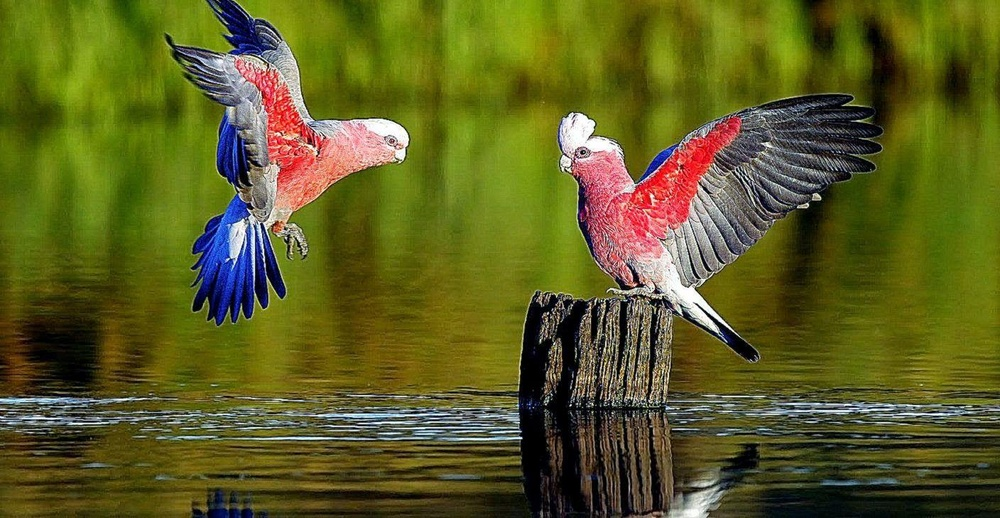
#> input picture img5.jpg, 1000 x 518 px, shrunk from 1408 x 729 before the run
$ python 10_laplacian_filter.py
#> lines starting #> are read from the running program, lines starting #| are printed output that depends on the picture
# 10. Laplacian Filter.ipynb


import cv2
import numpy as np
from matplotlib import pyplot as plt


# -----------------------------------------
# ✅ Utility Function (IMPORTANT)
# -----------------------------------------
def load_img(path, gray=False):
#> called with path = 'img5.jpg', gray = False
    img = cv2.imread(path, 0 if gray else 1)
#> img is the input picture: shape (518, 1000, 3); mean B, G, R 34.3, 94, 93.2
    if img is None:
        raise Exception(f"❌ Image not found: {path}")
    if not gray:
        img = cv2.cvtColor(img, cv2.COLOR_BGR2RGB)
    return img


# -----------------------------------------
# Kernels
# -----------------------------------------
kernel_1 = np.array([[0, 1, 0],
                     [1, -4, 1],
                     [0, 1, 0]])

kernel_2 = np.array([[0, -1, 0],
                     [-1, 4, -1],
                     [0, -1, 0]])

kernel_3 = np.array([[0, 1, 0],
                     [1, -8, 1],
                     [0, 1, 0]])

kernel_4 = np.array([[0, -1, 0],
                     [-1, 8, -1],
                     [0, -1, 0]])

sharpen_kernel = np.array([[0, -1, 0],
                           [-1, 5, -1],
                           [0, -1, 0]])


# -----------------------------------------
# Example 1
# -----------------------------------------
img = load_img('img5.jpg')

laplacian_1 = cv2.filter2D(img, -1, kernel_1)
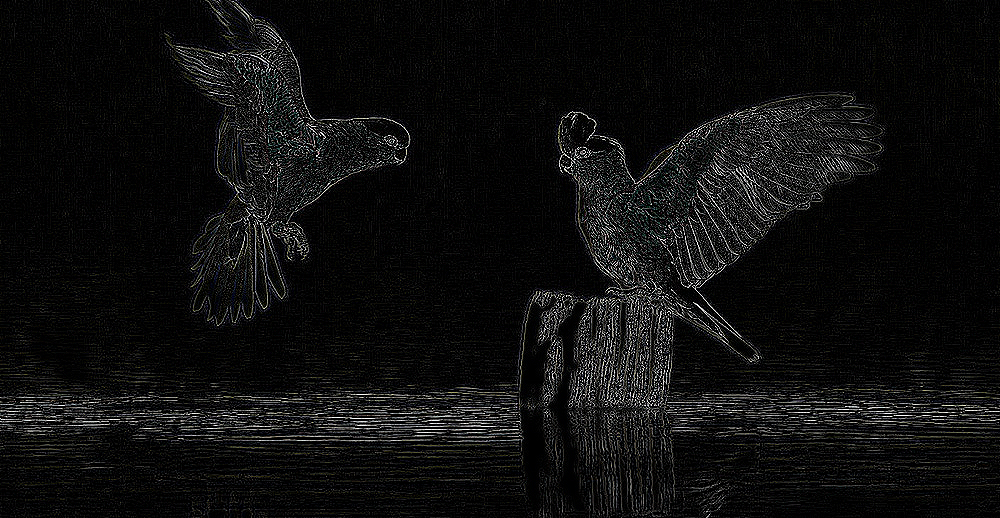
#> laplacian_1: shape (518, 1000, 3); mean R, G, B 14.7, 14.8, 14.6
laplacian_2 = cv2.filter2D(img, -1, kernel_2)
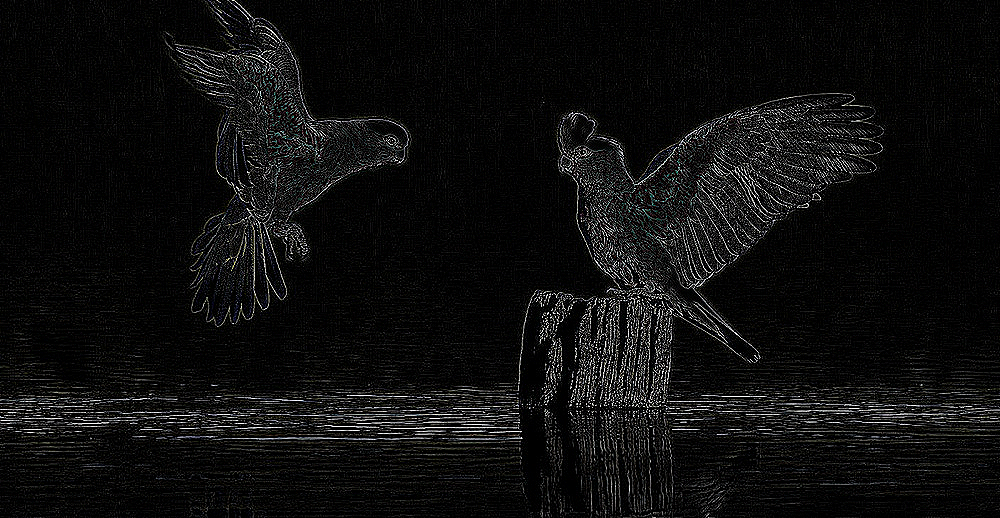
#> laplacian_2: shape (518, 1000, 3); mean R, G, B 14.6, 14.7, 14.5
laplacian_3 = cv2.filter2D(img, -1, kernel_3)
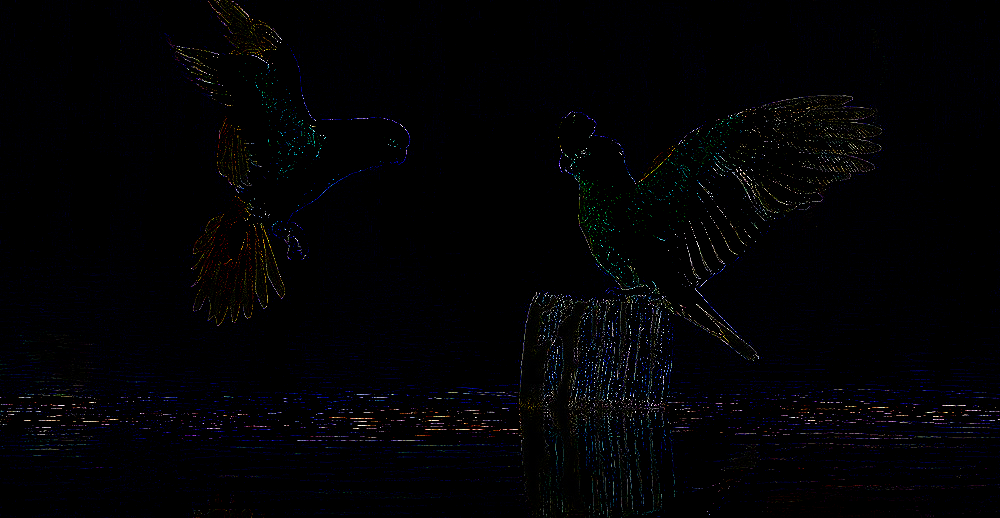
#> laplacian_3: shape (518, 1000, 3); mean R, G, B 2, 2, 3.8
laplacian_4 = cv2.filter2D(img, -1, kernel_4)
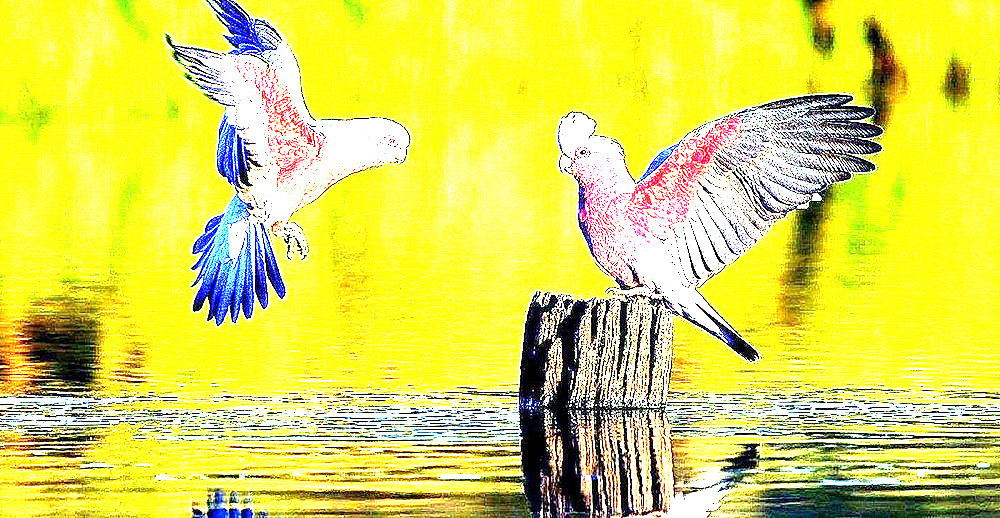
#> laplacian_4: shape (518, 1000, 3); mean R, G, B 222.1, 220.3, 87.2
laplacian_5 = cv2.filter2D(img, -1, sharpen_kernel)
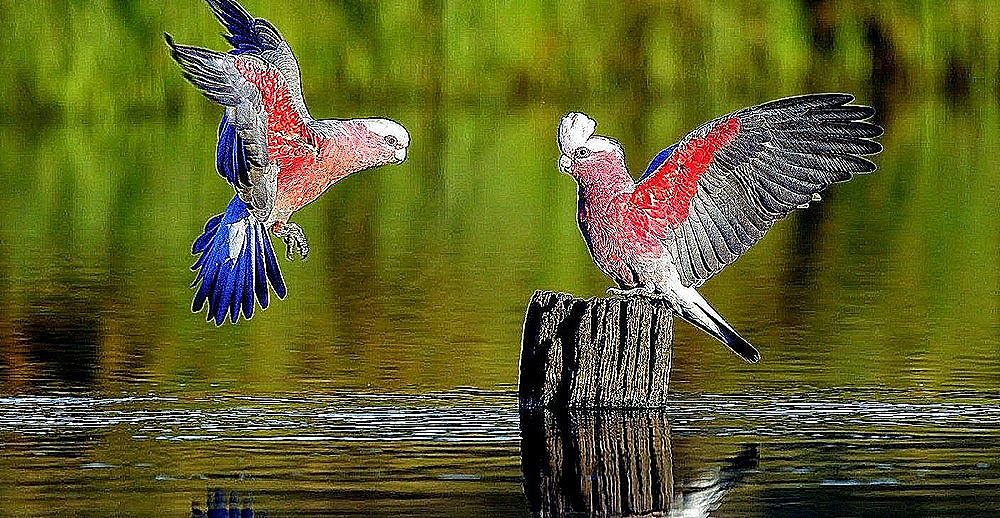
#> laplacian_5: shape (518, 1000, 3); mean R, G, B 94.1, 96, 38.8

plt.figure(figsize=(12,8))

plt.subplot(2,3,1)
plt.imshow(img)
plt.title("Original")

plt.subplot(2,3,2)
plt.imshow(laplacian_1)
plt.title("Kernel 1")

plt.subplot(2,3,3)
plt.imshow(laplacian_2)
plt.title("Kernel 2")

plt.subplot(2,3,4)
plt.imshow(laplacian_3)
plt.title("Kernel 3")

plt.subplot(2,3,5)
plt.imshow(laplacian_4)
plt.title("Kernel 4")

plt.subplot(2,3,6)
plt.imshow(laplacian_5)
plt.title("Sharpen")

plt.tight_layout()
plt.show()


# -----------------------------------------
# ✅ Example 2
# -----------------------------------------
# If image not available, it will throw clear error
img2 = load_img(r'C:\Users\LENOVO\Downloads\image processing\img5.jpg')

laplacian_1 = cv2.filter2D(img2, -1, kernel_1)
laplacian_2 = cv2.filter2D(img2, -1, kernel_2)
laplacian_3 = cv2.filter2D(img2, -1, kernel_3)
laplacian_4 = cv2.filter2D(img2, -1, kernel_4)
laplacian_5 = cv2.filter2D(img2, -1, sharpen_kernel)

plt.figure(figsize=(12,8))

plt.subplot(2,3,1)
plt.imshow(img2)
plt.title("Original")

plt.subplot(2,3,2)
plt.imshow(laplacian_1)
plt.title("Kernel 1")

plt.subplot(2,3,3)
plt.imshow(laplacian_2)
plt.title("Kernel 2")

plt.subplot(2,3,4)
plt.imshow(laplacian_3)
plt.title("Kernel 3")

plt.subplot(2,3,5)
plt.imshow(laplacian_4)
plt.title("Kernel 4")

plt.subplot(2,3,6)
plt.imshow(laplacian_5)
plt.title("Sharpen")

plt.tight_layout()
plt.show()

$ run again, with img4.jpg copied over img5.jpg
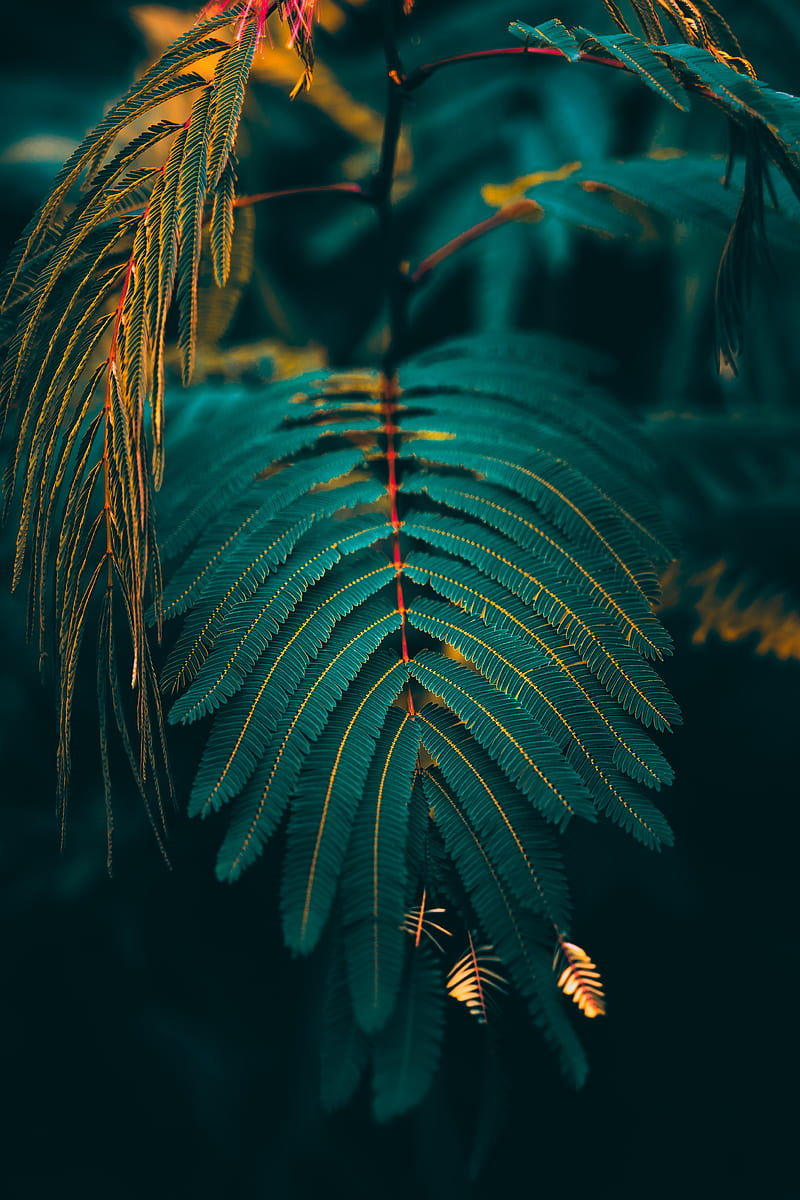
#> input picture img4.jpg, 800 x 1200 px
#> in load_img, img is the input picture: shape (1200, 800, 3); mean B, G, R 46.2, 51.4, 17.6
#> `laplacian_4 = cv2.filter2D(img, -1, kernel_4)`:
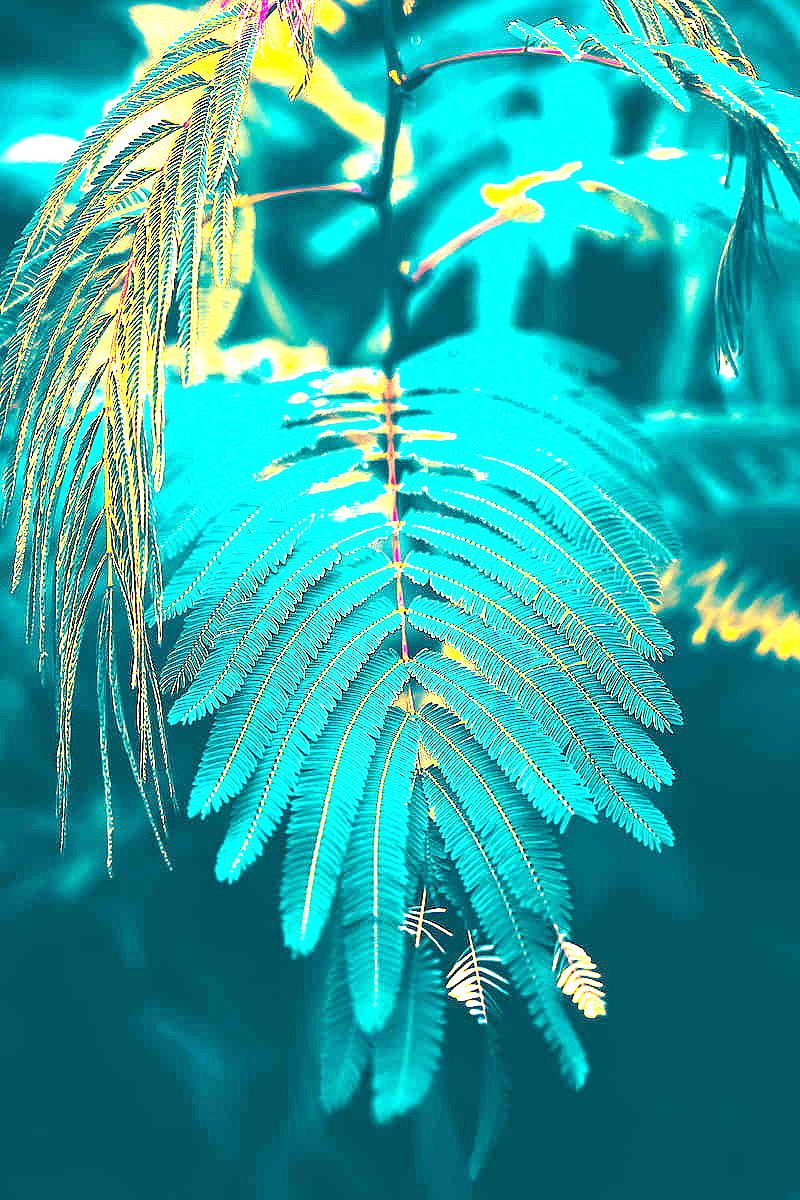
#> laplacian_4: shape (1200, 800, 3); mean R, G, B 41.1, 165, 162.4
#> `laplacian_5 = cv2.filter2D(img, -1, sharpen_kernel)`:
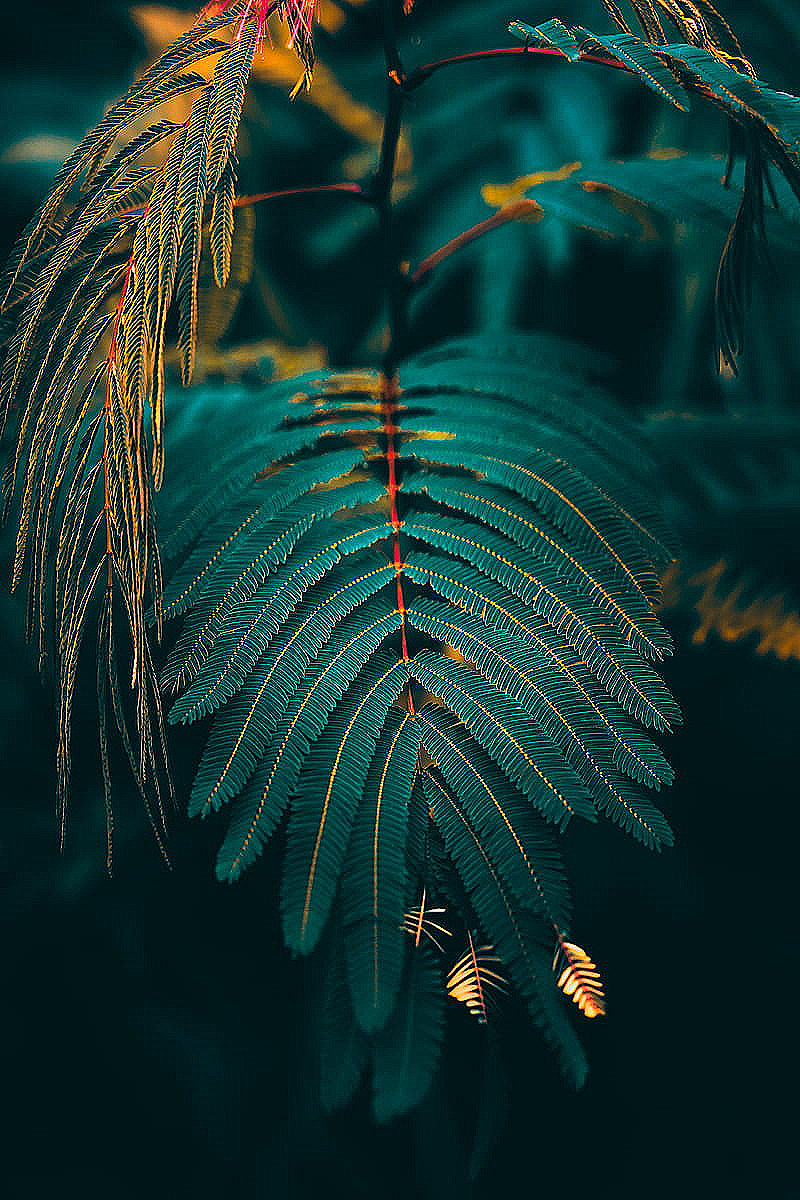
#> laplacian_5: shape (1200, 800, 3); mean R, G, B 20.9, 53.1, 49.1
